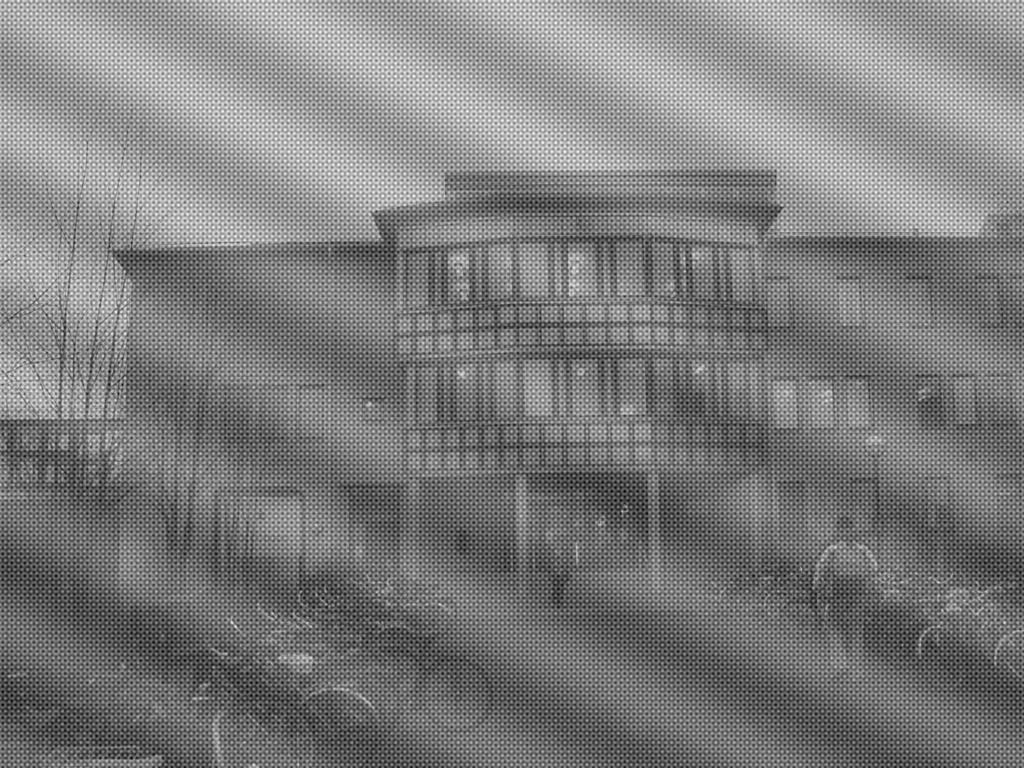
%> input picture Exercício - Filtragem (FFT)/mit_noise_periodic.jpg, 1024 x 768 px
$ octave proc_img_4.m   (GNU Octave 9; MATLAB toolbox functions it lacks are replaced by stand-ins)
%> lines starting %> are read from the running program, lines starting %| are printed output that depends on the picture; in (x1, y1, x2, y2) boxes, pixels count from 0 and x2, y2 are one past the last pixel; in counts of white or black regions, pixels touching at a corner belong together; the program's own positions count from 1
### Exercício - Filtragem (FFT)/filtro_retangulo.m
function H = filtro_retangulo(img, lims_x, lims_y)
  H = zeros(size(img));
  H(lims_y(1):lims_y(2), lims_x(1):lims_x(2)) = 1;
  H(lims_y(1):lims_y(2), lims_x) = 1;

end

### Exercício - Filtragem (FFT)/filtro_circulo.m
%% Função para filtro passa-baixa
    % img: imagem de entrada
    % pos_x: posição x do ponto do R^2 onde se quer filtrar
    % pos_y: posição y do ponto do R^2 onde se quer filtrar
    % Se quiser filtrar ao centro da imagem, ent�o [pos_x, pos_y] =
    % size(img)/2
    % r: raio do filtro
    % H: filtro passa-baixa (sa�da)

function H = filtro_circulo (img, pos_y, pos_x, r)
H = ones(size(img));

for i = -r:r
    for j = -r:r
        if ((i)^2 + (j)^2 < r^2)
            H(i+pos_x, j+pos_y) = 0;        % Formação do filtro passa-baixa
        end
    end
end

end

### Exercício - Filtragem (FFT)/proc_img_4.m
%% Leitura e exibição da imagem original

figure(13);
img4 = imread('mit_noise_periodic.jpg'); imagesc(img4); colormap(gray); title('Imagem 4');
%> further down, img4 is the input picture: size 768x1024 uint8; min 0, max 255, mean 124.5

figure(14);
F4 = fft2(img4);
imagesc(abs(1 + log(fftshift(F4)))); title('log(1+FFT(img4))'); colormap(gray); % Exibindo o log do FFT
%> after `colormap(gray)`:
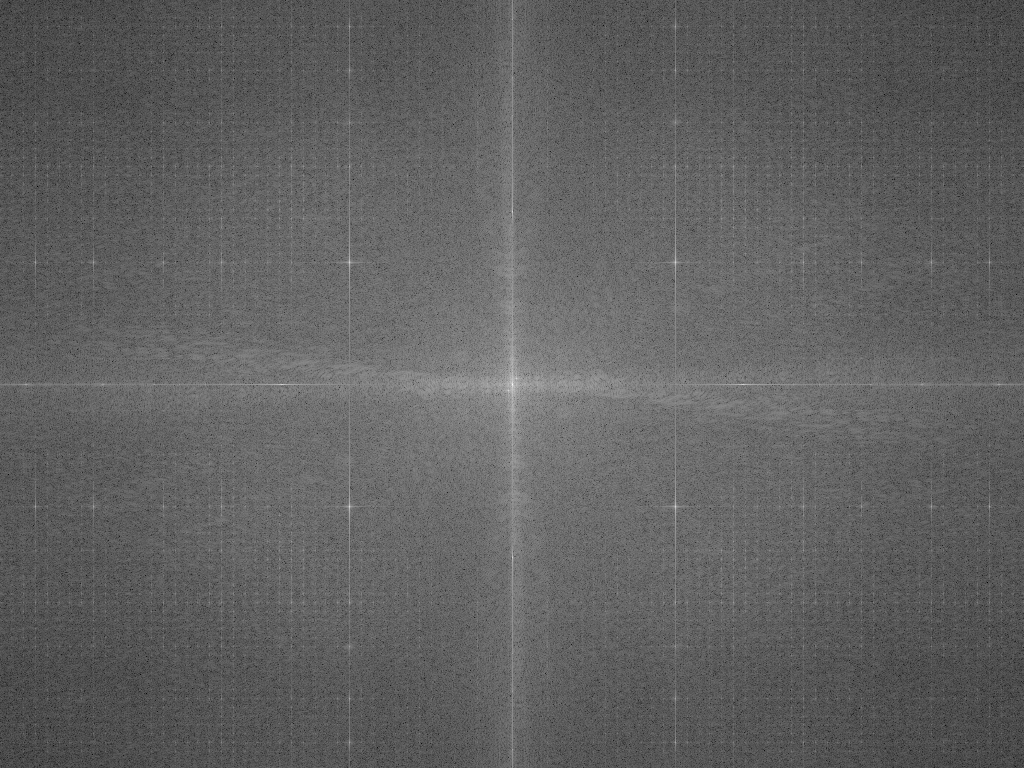
%> displayed picture: size 768x1024x3, on the screen's scale of 0 to 255; min 0, max 255, mean 96.5

%% Elaboração e aplicação de filtros
H1 = filtro_retangulo(img4, [352, 673], [271, 503]);    % Filtro retangular no centro da imagem
%> in filtro_retangulo, `H(lims_y(1):lims_y(2), lims_x(1):lims_x(2)) = 1;`:
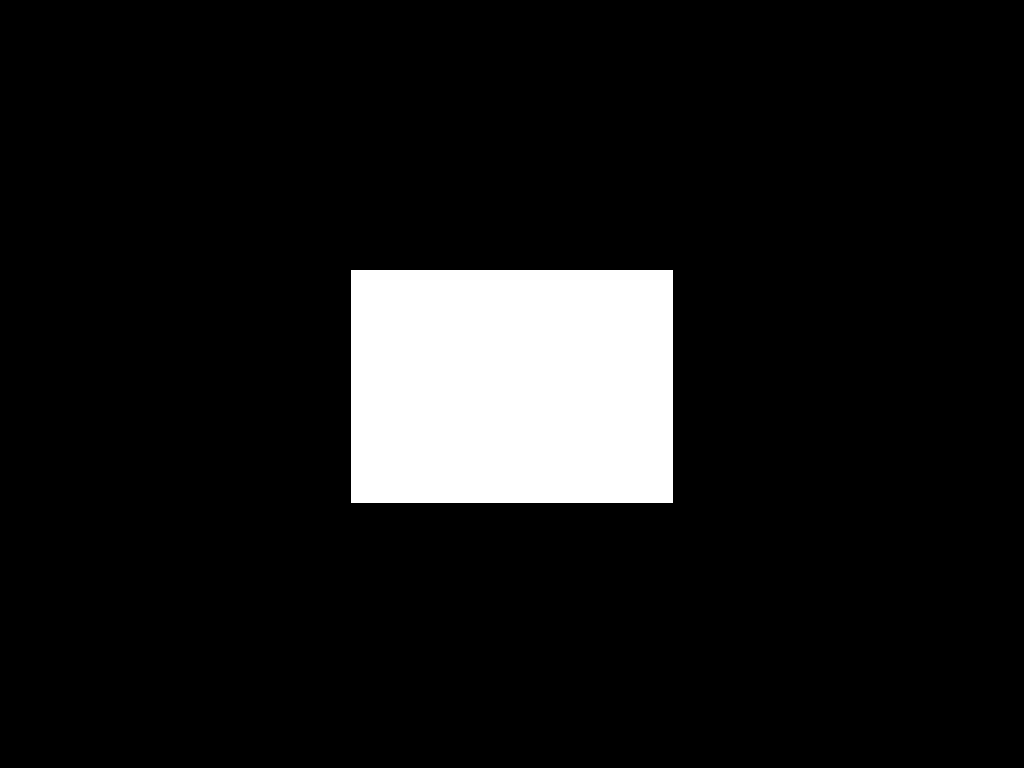
%> H: size 768x1024 double; values 0 (black) and 1 (white), 9.5% white; 1 white region, box (x1, y1, x2, y2) and area: (351, 270, 673, 503) 75026
H2 = filtro_circulo(img4, 509, 390, 3);                 % Filtro circular para ruídos menores
%> after the loop in filtro_circulo, `for i = -r:r`:
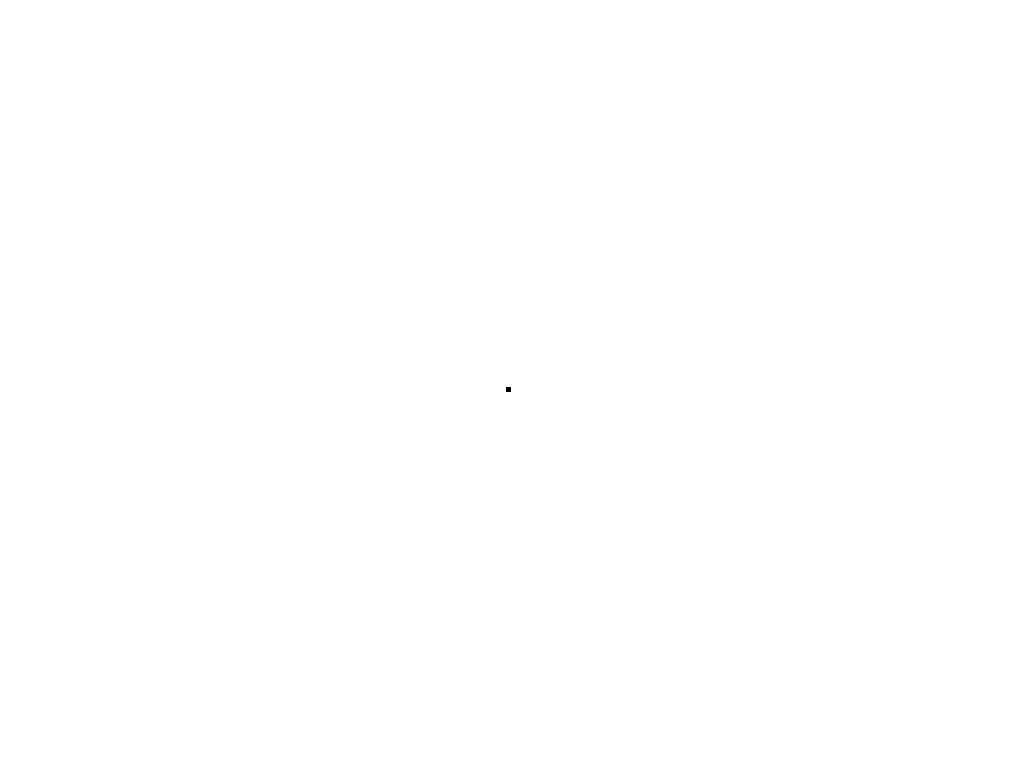
%> H: size 768x1024 double; values 0 (black) and 1 (white), 100% white; 1 black region, box (x1, y1, x2, y2) and area: (506, 387, 511, 392) 25
H3 = filtro_circulo(img4, 517, 378, 3);                 % Filtro circular para ruídos menores
%> after the loop in filtro_circulo (call 2), `for i = -r:r`: H: size 768x1024 double; values 0 (black) and 1 (white), 100% white; 1 black region, box (x1, y1, x2, y2) and area: (514, 375, 519, 380) 25
H = H1 & H2 & H3;
%> H: size 768x1024 logical; 9.5% white; 1 white region, box (x1, y1, x2, y2) and area: (351, 270, 673, 503) 74976

figure(15);
img4 = F4 .* fftshift(H);
imagesc(abs(fftshift((log(1+ img4))))); colormap gray; title('Filtros aplicados em img4');
%% Obtendo transformada inversa

figure(16);
imagesc(abs(ifft2(img4))); colormap(gray); title('IFFT (img4)');
%> after `title('IFFT (img4)')`:
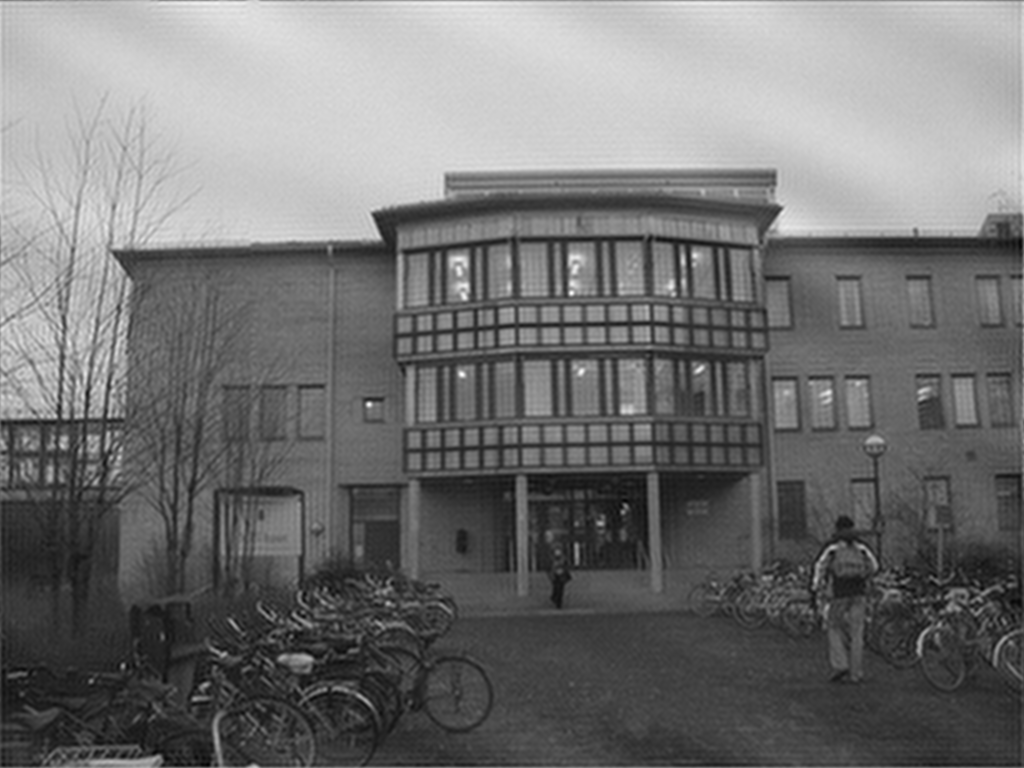
%> displayed picture: size 768x1024x3, on the screen's scale of 0 to 255; min 0, max 255, mean 115.1
